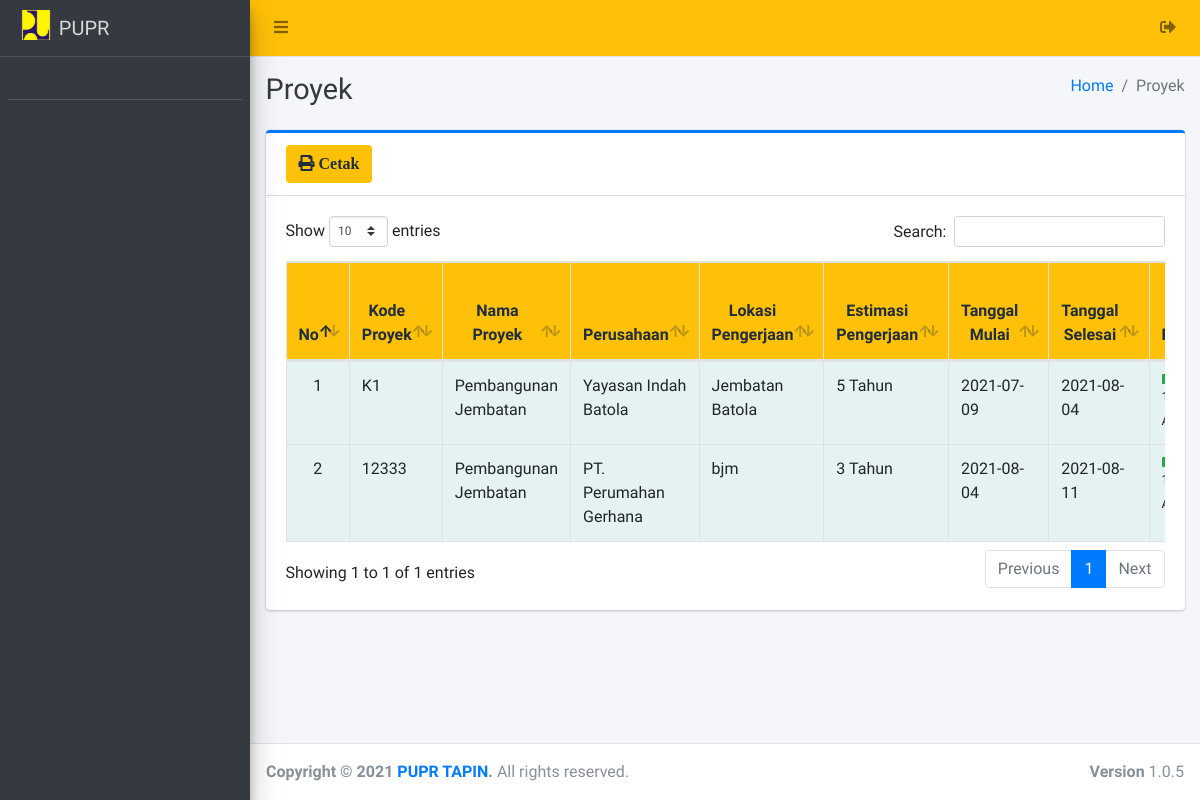
/admin/proyekselesai/index.php, run on the app's committed database.
### tables this page shows
CREATE TABLE `proyek` (
  `id_proyek` int(11) NOT NULL,
  `kode_proyek` varchar(77) NOT NULL,
  `nama_proyek` varchar(150) NOT NULL,
  `id_perusahaan` int(11) NOT NULL,
  `alamat_proyek` text NOT NULL,
  `estimasi` varchar(200) NOT NULL,
  `status_proyek` varchar(100) NOT NULL,
  `status_jalan` varchar(40) DEFAULT NULL,
  `ket_tunda` varchar(255) DEFAULT NULL,
  `tgl_mulai` date DEFAULT NULL,
  `tgl_selesai` date DEFAULT NULL,
  `id_am` int(11) DEFAULT NULL,
  `biaya_akhir` varchar(250) DEFAULT NULL,
  `progres` varchar(25) DEFAULT NULL,
  `tgl_progres` varchar(25) DEFAULT NULL,
  `berita_acara` text
);

CREATE TABLE `perusahaan` (
  `id_perusahaan` int(11) NOT NULL,
  `nama_perusahaan` varchar(255) NOT NULL,
  `bidang_perusahaan` varchar(200) NOT NULL,
  `alamat_perusahaan` varchar(220) NOT NULL,
  `tahun_berdiri` date NOT NULL,
  `nama_pimpinan` varchar(120) NOT NULL,
  `no_telp` varchar(70) NOT NULL,
  `email` varchar(100) NOT NULL,
  `file` text NOT NULL
);

### admin/proyekselesai/index.php (the view, shortened to what this page needs)
<?php
require '../../config/koneksi.php';
?>
<!DOCTYPE html>
<html>
<?php
include '../../templates/head.php';
?>
<body class="hold-transition sidebar-mini layout-fixed">
    <div class="wrapper">
        <?php
        include '../../templates/navbar.php';
        ?>
        <?php
        include '../../templates/sidebar.php';
        ?>
        <div class="content-wrapper">
            <div class="content-header">
                <div class="container-fluid">
                    <div class="row mb-2">
                        <div class="col-sm-6">
                            <h1 class="m-0 text-dark">Proyek</h1>
                        </div>
                        <div class="col-sm-6">
                            <ol class="breadcrumb float-sm-right">
                                <li class="breadcrumb-item"><a href="#">Home</a></li>
                                <li class="breadcrumb-item active">Proyek</li>
                            </ol>
                        </div>
                    </div>
                </div>
            </div>
            <section class="content">
                <div class="container-fluid">
                    <div class="row">
                        <div class="col-12">
                            <div class="card card-primary card-outline">
                                <div class="card-header">
                                    <a href="print" target="blank" class="btn bg-yellow"><i class="fa fa-print"> Cetak</i></a>
                                </div>
                                <div class="card-body">
                                    <div class="table-responsive">
                                        <table id="example1" class="table table-bordered table-striped">
                                            <thead class="bg-yellow">
                                                <tr align="center">
                                                    <th>No</th>
                                                    <th>Kode Proyek</th>
                                                    <th>Nama Proyek</th>
                                                    <th>Perusahaan</th>
                                                    <th>Lokasi Pengerjaan</th>
                                                    <th>Estimasi Pengerjaan</th>
                                                    <th>Tanggal Mulai</th>
                                                    <th>Tanggal Selesai</th>
                                                    <th>Progres Pengerjaan</th>
                                                </tr>
                                            </thead>
                                            <?php
                                            $no = 1;
                                            $data = $koneksi->query("SELECT * FROM proyek AS p
                                            LEFT JOIN perusahaan AS pr ON p.id_perusahaan = pr.id_perusahaan
                                            LEFT JOIN anggaran_masuk AS a ON p.id_am = a.id_am
                                            WHERE p.status_proyek = 'Di Tanggapi' AND p.progres = '100'");
                                            while ($row = $data->fetch_array()) {
                                            ?>
                                                <tbody style="background-color: azure">
                                                    <tr>
                                                        <td align="center"><?= $no++ ?></td>
                                                        <td><?= $row['kode_proyek'] ?></td>
                                                        <td><?= $row['nama_proyek'] ?></td>
                                                        <td><?= $row['nama_perusahaan'] ?></td>
                                                        <td><?= $row['alamat_proyek'] ?></td>
                                                        <td><?= $row['estimasi'] ?></td>
                                                        <td><?= $row['tgl_mulai'] ?></td>
                                                        <td><?= $row['tgl_selesai'] ?></td>
                                                        <td class="project_progress">
                                                            <div class="progress progress-sm">
                                                                <div class="progress-bar bg-green" role="progressbar" aria-valuenow="<?= $row['progres'] ?>" aria-valuemin="0" aria-valuemax="100" style="width: <?= $row['progres'] ?>%">
                                                                </div>
                                                            </div>
                                                            <small>
                                                            </small>
                                                            </td>
                                                    </tr>
                                                </tbody>
                                            <?php } ?>
                                        </table>
                                    </div>
                                </div>
                            </div>
                        </div>
                    </div>
                </div>
            </section>
        </div>
        <?php include_once "../../templates/footer.php"; ?>
    </div>
</body>
</html>

### data on the page
proyek: kode_proyek "K1", nama_proyek "Pembangunan Jembatan", id_perusahaan.nama_perusahaan "Yayasan Indah Batola", alamat_proyek "Jembatan Batola", estimasi "5 Tahun", tgl_mulai "2021-07-09", tgl_selesai "2021-08-04"
proyek: kode_proyek "12333", nama_proyek "Pembangunan Jembatan", id_perusahaan.nama_perusahaan "PT. Perumahan Gerhana", alamat_proyek "bjm", estimasi "3 Tahun", tgl_mulai "2021-08-04", tgl_selesai "2021-08-11"
